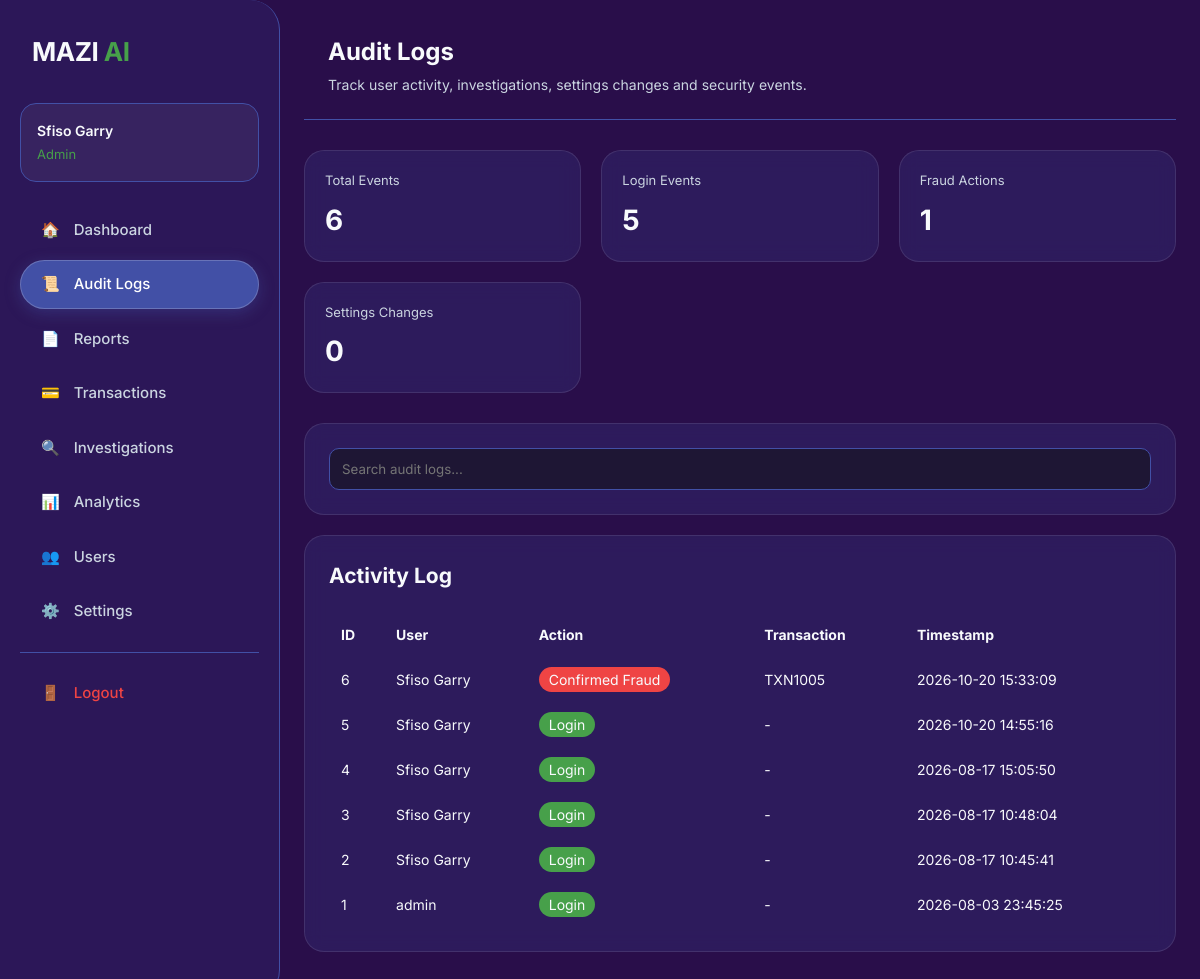
The page /audit-logs/ (signed in) on the database as committed earlier.
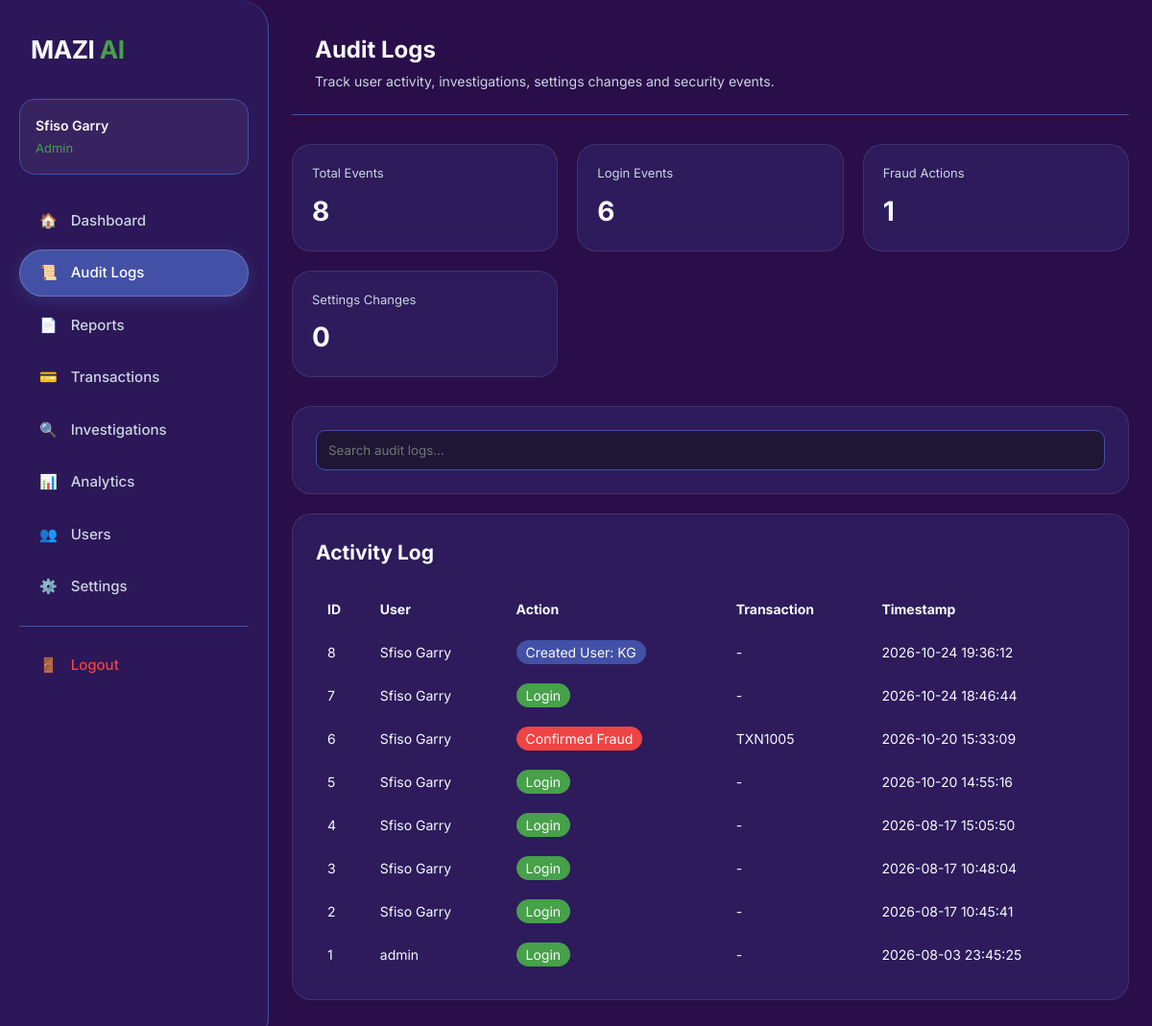
The same page on the database as committed later.
### tables this page shows
CREATE TABLE users (

        id INTEGER PRIMARY KEY AUTOINCREMENT,

        username TEXT UNIQUE NOT NULL,

        email TEXT UNIQUE NOT NULL,

        password_hash TEXT NOT NULL,

        role TEXT NOT NULL DEFAULT 'Customer',

        failed_attempts INTEGER DEFAULT 0,

        account_locked INTEGER DEFAULT 0,

        last_login DATETIME,

        created_at DATETIME DEFAULT CURRENT_TIMESTAMP

         );

CREATE TABLE audit_logs (
            id INTEGER PRIMARY KEY AUTOINCREMENT,
            user_id INTEGER,
            action TEXT,
            transaction_id TEXT,
            timestamp DATETIME DEFAULT CURRENT_TIMESTAMP
        );

### routes/audit_logs.py (the view)
@audit_logs_bp.route("/")
@login_required
@role_required("Admin")
def audit_logs():
    conn = get_db_connection()
    cursor = conn.cursor()
    cursor.execute("""
        SELECT
            audit_logs.id,
            audit_logs.user_id,
            audit_logs.action,
            audit_logs.transaction_id,
            audit_logs.timestamp,
            users.username
        FROM audit_logs
        LEFT JOIN users
            ON audit_logs.user_id = users.id
        ORDER BY audit_logs.timestamp DESC
    """)
    logs = cursor.fetchall()
    cursor.execute("""
        SELECT COUNT(*) AS count
        FROM audit_logs
        WHERE action LIKE '%Login%'
    """)
    login_count = (
        cursor.fetchone()["count"]
    )
    cursor.execute("""
        SELECT COUNT(*) AS count
        FROM audit_logs
        WHERE action LIKE '%Fraud%'
    """)
    fraud_actions = (
        cursor.fetchone()["count"]
    )
    cursor.execute("""
        SELECT COUNT(*) AS count
        FROM audit_logs
        WHERE action LIKE '%Settings%'
    """)
    settings_changes = (
        cursor.fetchone()["count"]
    )
    cursor.close()
    conn.close()
    return render_template(
        "audit_logs.html",
        logs=logs,
        login_count=login_count,
        fraud_actions=fraud_actions,
        settings_changes=settings_changes
    )

### database/connection.py (called while the page is built)
def get_db_connection():
    conn = sqlite3.connect(DATABASE, timeout=20.0)
    conn.row_factory = sqlite3.Row
    conn.execute("PRAGMA foreign_keys = ON;")
    conn.execute("PRAGMA journal_mode = WAL;")  # Prevents 'database is locked' errors during concurrent scans
    return conn

### services/security.py (called while the page is built, shortened)
def login_required(func):
    @wraps(func)
    def wrapper(*args, **kwargs):
        return func(*args, **kwargs)
    return wrapper

def role_required(*roles):
    def decorator(func):
        @wraps(func)
        def wrapper(*args, **kwargs):
            user_role = session.get("role")
            return func(*args, **kwargs)
        return wrapper
    return decorator

### templates/audit_logs.html (shortened to what this page needs)
{% extends "base.html" %}
{% block content %}
<div class="page-header" style="margin-bottom:30px;">
    <h1>Audit Logs</h1>
    <p style="color:#cbd5e1;">
        Track user activity, investigations, settings changes and security events.
    </p>
</div>
<div style="
display:grid;
grid-template-columns:repeat(auto-fit,minmax(220px,1fr));
gap:20px;
margin-bottom:30px;
">
    <div class="metric-card">
        <div class="metric-title">
            Total Events
        </div>
        <div class="metric-value">
            {{ logs|length }}
        </div>
    </div>
    <div class="metric-card">
        <div class="metric-title">
            Login Events
        </div>
        <div class="metric-value">
            {{ login_count }}
        </div>
    </div>
    <div class="metric-card">
        <div class="metric-title">
            Fraud Actions
        </div>
        <div class="metric-value">
            {{ fraud_actions }}
        </div>
    </div>
    <div class="metric-card">
        <div class="metric-title">
            Settings Changes
        </div>
        <div class="metric-value">
            {{ settings_changes }}
        </div>
    </div>
</div>
<div class="table-container" style="margin-bottom:20px;">
    <input
        type="text"
        id="logSearch"
        placeholder="Search audit logs..."
        style="
        width:100%;
        padding:12px;
        border-radius:10px;
        border:1px solid #4250A6;
        background:#1e1634;
        color:white;
        "
    >
</div>
<div class="table-container">
    <h2 style="margin-bottom:20px;">
        Activity Log
    </h2>
    <table
        id="auditTable"
        style="
        width:100%;
        border-collapse:collapse;
        "
    >
        <thead>
            <tr>
                <th style="text-align:left;padding:12px;">
                    ID
                </th>
                <th style="text-align:left;padding:12px;">
                    User
                </th>
                <th style="text-align:left;padding:12px;">
                    Action
                </th>
                <th style="text-align:left;padding:12px;">
                    Transaction
                </th>
                <th style="text-align:left;padding:12px;">
                    Timestamp
                </th>
            </tr>
        </thead>
        <tbody>
        {% for log in logs %}
            <tr class="audit-row">
                <td style="padding:12px;">
                    {{ log.id }}
                </td>
                <td style="padding:12px;">
                    {{ log.username }}
                </td>
                <td style="padding:12px;">
                    {% if 'Login' in log.action %}
                        <span style="
                        background:#47A04A;
                        padding:4px 10px;
                        border-radius:20px;
                        ">
                            {{ log.action }}
                        </span>
                    {% elif 'Fraud' in log.action %}
                        <span style="
                        background:#ef4444;
                        padding:4px 10px;
                        border-radius:20px;
                        ">
                            {{ log.action }}
                        </span>
                    {% else %}
                        <span style="
                        background:#4250A6;
                        padding:4px 10px;
                        border-radius:20px;
                        ">
                            {{ log.action }}
                        </span>
                    {% endif %}
                </td>
                <td style="padding:12px;">
                    {{ log.transaction_id or '-' }}
                </td>
                <td style="padding:12px;">
                    {{ log.timestamp }}
                </td>
            </tr>
        {% endfor %}
        </tbody>
    </table>
</div>
{% endblock %}

### templates/base.html (shortened to what this page needs)
<!DOCTYPE html>
<html lang="en">
<head>
    <link rel="stylesheet" href="{{ url_for('static', filename='css/style.css') }}">
</head>
<body>
<div class="layout">
    <aside class="sidebar">
        <div class="sidebar-logo">
            MAZI <span>AI</span>
        </div>
        {% if session.get('user_id') %}
        <div class="user-panel">
            <div class="user-name">
                {{ session.get('username', 'User') }}
            </div>
            <div class="user-role">
                {{ session.get('role', 'Customer') }}
            </div>
        </div>
        {% endif %}
        <nav>
            <a href="{{ url_for('dashboard.dashboard') }}"
                class="nav-link {% if request.endpoint == 'dashboard.dashboard' %}active{% endif %}"
            >
                <span>🏠</span>
                Dashboard
            </a>
            {% if session.get('role') == 'Admin' %}
            <a href="{{ url_for('audit_logs.audit_logs') }}" class="nav-link {% if request.endpoint == 'audit_logs.audit_logs' %}active{% endif %}">
                <span>📜</span>
                Audit Logs
            </a>
            <a href="{{ url_for('reports.reports') }}" class="nav-link {% if request.endpoint == 'reports.reports' %}active{% endif %}">
                <span>📄</span>
                Reports
            </a>
            <a href="{{ url_for('transactions.transactions_list') }}" class="nav-link {% if request.endpoint == 'transactions.transactions_list' %}active{% endif %}">
                <span>💳</span>
                Transactions
            </a>
            <a href="{{ url_for('investigations.investigations') }}" class="nav-link {% if request.endpoint == 'investigations.investigations' %}active{% endif %}">
                <span>🔍</span>
                Investigations
            </a>
            <a href="{{ url_for('analytics.analytics') }}" class="nav-link {% if request.endpoint == 'analytics.analytics' %}active{% endif %}">
                <span>📊</span>
                Analytics
            </a>
            <a href="{{ url_for('users.users') }}" class="nav-link {% if request.endpoint == 'users.users' %}active{% endif %}">
                <span>👥</span>
                Users
            </a>
            <a href="{{ url_for('settings.settings') }}" class="nav-link {% if request.endpoint == 'settings.settings' %}active{% endif %}">
                <span>⚙️</span>
                Settings
            </a>
            {% else %}
            <a href="{{ url_for('transactions.transactions_list') }}" class="nav-link {% if request.endpoint == 'transactions.transactions_list' %}active{% endif %}">
                <span>💳</span>
                My Transactions
            </a>
            {% endif %}
            <div class="nav-divider"></div>
            <a href="{{ url_for('auth.logout') }}" class="nav-link sign-out">
                <span>🚪</span>
                Logout
            </a>
        </nav>
    </aside>
    <main class="main-content">
        {% block content %}{% endblock %}
    </main>
</div>
</body>
</html>

### static/css/style.css (style rules this page uses)
:root { --bg-base: #290E4A; --bg-surface: rgba(66, 80, 166, 0.15); --bg-border: #4250A6; --accent-blue: #4250A6; --accent-green: #47A04A; --accent-red: #ef4444; --accent-orange: #f59e0b; --text-primary: #f8fafc; --text-secondary: #cbd5e1; --sidebar-width: 280px; }
* { margin: 0; padding: 0; box-sizing: border-box; }
html { scroll-behavior: smooth; }
body { background-color: var(--bg-base); color: var(--text-primary); font-family: 'Inter', -apple-system, BlinkMacSystemFont, sans-serif; font-size: 14px; line-height: 1.5; min-height: 100vh; overflow-x: hidden; }
.layout { display: flex; min-height: 100vh; }
.sidebar { width: var(--sidebar-width); background-color: var(--bg-surface); border-right: 1px solid var(--bg-border); display: flex; flex-direction: column; padding: 32px 20px; border-top-right-radius: 30px; border-bottom-right-radius: 30px; margin-right: 20px; position: fixed; left: 0; top: 0; bottom: 0; z-index: 100; transition: all 0.3s ease; }
.sidebar-logo { font-size: 26px; font-weight: 700; margin-bottom: 40px; padding-left: 12px; letter-spacing: -0.5px; }
.sidebar-logo span { color: var(--accent-green); }
.nav-link { display: flex; align-items: center; gap: 14px; padding: 14px 20px; color: var(--text-secondary); text-decoration: none; border-radius: 30px; margin-bottom: 8px; font-weight: 500; font-size: 15px; transition: all 0.3s ease; border: 1px solid transparent; }
.nav-link:hover, .nav-link.active { background-color: var(--accent-blue); color: #ffffff; border: 1px solid rgba(255, 255, 255, 0.2); box-shadow: 0 4px 15px rgba(66, 80, 166, 0.4); }
.nav-divider { height: 1px; background-color: var(--bg-border); margin: 16px 20px; }
.nav-link.sign-out { color: var(--accent-red); }
.main-content { flex: 1; margin-left: var(--sidebar-width); padding: 24px; width: calc(100% - var(--sidebar-width)); }

### templates/base.html (style rules this page uses)
:root { --bg-base: #290E4A; --bg-surface: rgba(66, 80, 166, 0.15); --bg-border: #4250A6; --accent-blue: #4250A6; --accent-green: #47A04A; --accent-red: #ef4444; --accent-orange: #f59e0b; --text-primary: #f8fafc; --text-secondary: #cbd5e1; --sidebar-width: 280px; }
* { margin: 0; padding: 0; box-sizing: border-box; font-family: 'Inter', sans-serif; }
body { background-color: var(--bg-base); color: var(--text-primary); display: flex; min-height: 100vh; overflow-x: hidden; }
.layout { display: flex; width: 100%; }
.sidebar { width: var(--sidebar-width); background-color: var(--bg-surface); border-right: 1px solid var(--bg-border); display: flex; flex-direction: column; padding: 32px 20px; border-top-right-radius: 30px; border-bottom-right-radius: 30px; margin-right: 20px; }
.sidebar-logo { font-size: 26px; font-weight: 700; margin-bottom: 32px; padding-left: 12px; }
.sidebar-logo span { color: var(--accent-green); }
.user-panel { margin-bottom: 24px; padding: 16px; border-radius: 16px; background: rgba(255,255,255,0.05); border: 1px solid var(--bg-border); }
.user-name { font-weight: 600; margin-bottom: 4px; }
.user-role { color: var(--accent-green); font-size: 13px; }
.nav-link { display: flex; align-items: center; gap: 14px; padding: 12px 20px; color: var(--text-secondary); text-decoration: none; border-radius: 30px; margin-bottom: 6px; font-weight: 500; transition: all 0.3s ease; }
.nav-link:hover, .nav-link.active { background-color: var(--accent-blue); color: white; }
.nav-divider { height: 1px; background: var(--bg-border); margin: 16px 0; }
.sign-out { color: var(--accent-red); }
.main-content { flex: 1; padding: 24px; }
.page-header { padding: 10px 24px 24px 24px; border-bottom: 1px solid var(--bg-border); margin-bottom: 24px; }
.page-header h1 { font-size: 24px; color: var(--text-primary); margin-bottom: 4px; }
.page-header p { font-size: 14px; color: var(--text-secondary); }
.metric-card, .glass-card { background: rgba(66, 80, 166, 0.2); backdrop-filter: blur(10px); border: 1px solid rgba(255, 255, 255, 0.1); border-radius: 20px; padding: 20px; }
.metric-title { color: var(--text-secondary); font-size: 13px; margin-bottom: 8px; }
.metric-value { font-size: 28px; font-weight: 700; color: var(--text-primary); }
.table-container { background: rgba(66, 80, 166, 0.2); backdrop-filter: blur(10px); border: 1px solid rgba(255, 255, 255, 0.1); border-radius: 20px; padding: 24px; margin-bottom: 24px; }

Rows that differ between the two databases and show on the page:
added audit_logs: id "8", username "Sfiso Garry", action "Created User: KG", transaction_id "-", timestamp "2026-10-24 19:36:12"
added audit_logs: id "7", username "Sfiso Garry", action "Login", transaction_id "-", timestamp "2026-10-24 18:46:44"
Other text that changed with them:
{{ logs|length }}: "6" → "8"
{{ login_count }}: "5" → "6"
